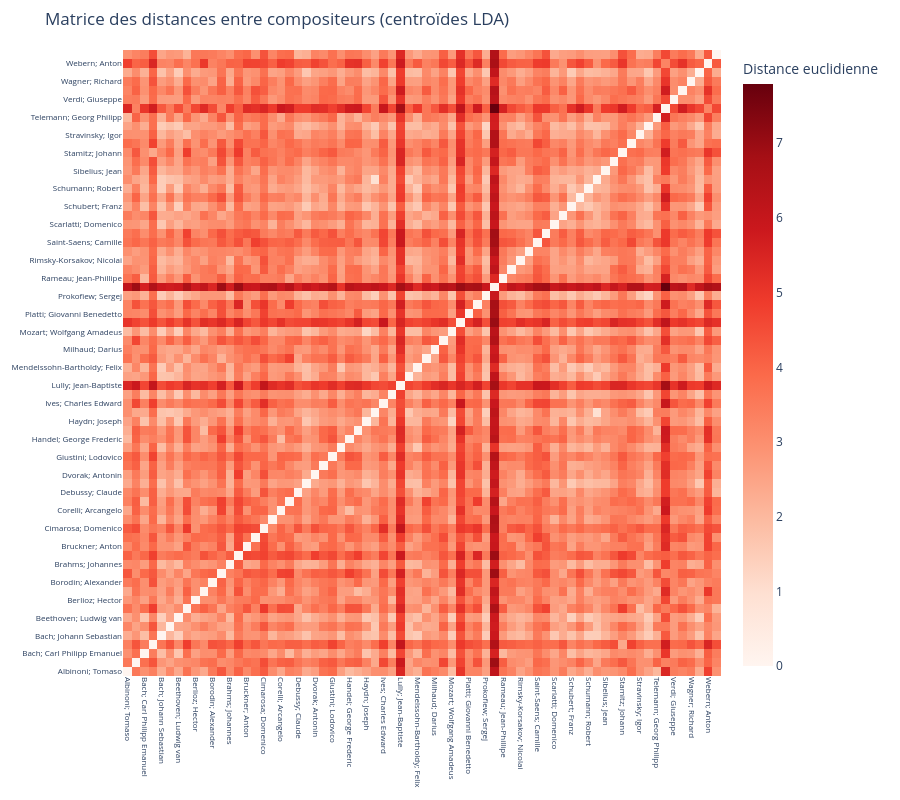

Source (notebook cell):
### Markdown cell above
## Extraction des centroïdes

### Code cell
scaler = StandardScaler()
X_scaled = scaler.fit_transform(X)
le = LabelEncoder()
y_encoded = le.fit_transform(y)
class_names = le.classes_
n_classes = len(class_names)
lda_dim = 9
n_neighbors = 4
n_splits = 5
pca_dim = 100
random_state = 42
pca = PCA(n_components=pca_dim, random_state=random_state)
X_pca = pca.fit_transform(X_scaled)
lda = LinearDiscriminantAnalysis(n_components=dim, solver='eigen', shrinkage='auto')
X_lda = lda.fit_transform(X_pca, y_encoded)
dico_centroids = {}
for cls in range(n_classes):
    composer = class_names[cls]
    class_points = X_lda[y_encoded == cls]
    centroid = class_points.mean(axis=0)
    dico_centroids[composer] = centroid

# Calcul de la matrice des distances euclidiennes entre centroïdes
centroid_matrix = np.vstack([dico_centroids[composer] for composer in class_names])
distance_matrix = pairwise_distances(centroid_matrix, metric='euclidean')


fig = go.Figure(data=go.Heatmap(
    z=distance_matrix,
    x=class_names,
    y=class_names,
    colorscale='Reds',
    colorbar=dict(title='Distance euclidienne'),
    hovertemplate='De %{y}<br>à %{x}<br>Distance: %{z:.2f}<extra></extra>',
))

fig.update_layout(
    title="Matrice des distances entre compositeurs (centroïdes LDA)",
    xaxis=dict(tickangle=90, tickfont=dict(size=8)),
    yaxis=dict(tickfont=dict(size=8)),
    width=900,
    height=800,
    margin=dict(l=100, b=100, t=50, r=50)
)
fig.show()

### Figure 1 — Plotly figure (JSON) as saved in the notebook; plotly's stock layout.template omitted (floating-point values rounded to 4 significant figures; data arrays with more than 128 entries replaced by an {"elided": "..."} marker saying what was removed)
{"data": [{"colorbar": {"title": {"text": "Distance euclidienne"}}, "colorscale": [[0, "rgb(255,245,240)"], [0.125, "rgb(254,224,210)"], [0.25, "rgb(252,187,161)"], [0.375, "rgb(252,146,114)"], [0.5, "rgb(251,106,74)"], [0.625, "rgb(239,59,44)"], [0.75, "rgb(203,24,29)"], [0.875, "rgb(165,15,21)"], [1, "rgb(103,0,13)"]], "hovertemplate": "De %{y}<br>à %{x}<br>Distance: %{z:.2f}<extra></extra>", "type": "heatmap", "x": ["Albinoni; Tomaso", "Antheil; George", "Bach; Carl Philipp Emanuel", "Bach; Johann Christian", "Bach; Johann Sebastian", "Bartok; Bela", "Beethoven; Ludwig van", "Berg; Alban", "Berlioz; Hector", "Boccherini; Luigi Rodolofo", "Borodin; Alexander", "Boulez; Pierre", "Brahms; Johannes", "Britten; Benjamin", "Bruckner; Anton", "Chopin; Frederic", "Cimarosa; Domenico", "Clementi; Muzio", "Corelli; Arcangelo", "Couperin; Francois", "Debussy; Claude", "Dussek; Jan Ladislav", "Dvorak; Antonin", "Faure; Gabriel", "Giustini; Lodovico", "Grieg; Edvard", "Handel; George Frederic", "Haydn; Johann Michael", "Haydn; Joseph", "Hindemith; Paul", "Ives; Charles Edward", "Liszt; Franz", "Lully; Jean-Baptiste", "Mahler; Gustav", "Mendelssohn-Bartholdy; Felix", "Messiaen; Olivier", "Milhaud; Darius", "Mozart; Leopold", "Mozart; Wolfgang Amadeus", "Mussorgsky; Modest", "Platti; Giovanni Benedetto", "Pleyel; Ignace Joseph", "Prokofiew; Sergej", "Purcell; Henry", "Rameau; Jean-Phillipe", "Ravel; Maurice", "Rimsky-Korsakov; Nicolai", "Rossini; Gioacchino", "Saint-Saens; Camille", "Salieri; Antonio", "Scarlatti; Domenico", "Schoenberg; Arnold", "Schubert; Franz", "Schumann; Clara", "Schumann; Robert", "Shostakovich; Dmitri", "Sibelius; Jean", "Smetana; Bedrich", "Stamitz; Johann", "Strauss; Richard", "Stravinsky; Igor", "Tchaikovsky; Peter Iljitsch", "Telemann; Georg Philipp", "Varese; Edgar", "Verdi; Giuseppe", "Vivaldi; Antonio", "Wagner; Richard", "Weber; Carl Maria von", "Webern; Anton", "Weill; Kurt"], "y": ["Albinoni; Tomaso", "Antheil; George", "Bach; Carl Philipp Emanuel", "Bach; Johann Christian", "Bach; Johann Sebastian", "Bartok; Bela", "Beethoven; Ludwig van", "Berg; Alban", "Berlioz; Hector", "Boccherini; Luigi Rodolofo", "Borodin; Alexander", "Boulez; Pierre", "Brahms; Johannes", "Britten; Benjamin", "Bruckner; Anton", "Chopin; Frederic", "Cimarosa; Domenico", "Clementi; Muzio", "Corelli; Arcangelo", "Couperin; Francois", "Debussy; Claude", "Dussek; Jan Ladislav", "Dvorak; Antonin", "Faure; Gabriel", "Giustini; Lodovico", "Grieg; Edvard", "Handel; George Frederic", "Haydn; Johann Michael", "Haydn; Joseph", "Hindemith; Paul", "Ives; Charles Edward", "Liszt; Franz", "Lully; Jean-Baptiste", "Mahler; Gustav", "Mendelssohn-Bartholdy; Felix", "Messiaen; Olivier", "Milhaud; Darius", "Mozart; Leopold", "Mozart; Wolfgang Amadeus", "Mussorgsky; Modest", "Platti; Giovanni Benedetto", "Pleyel; Ignace Joseph", "Prokofiew; Sergej", "Purcell; Henry", "Rameau; Jean-Phillipe", "Ravel; Maurice", "Rimsky-Korsakov; Nicolai", "Rossini; Gioacchino", "Saint-Saens; Camille", "Salieri; Antonio", "Scarlatti; Domenico", "Schoenberg; Arnold", "Schubert; Franz", "Schumann; Clara", "Schumann; Robert", "Shostakovich; Dmitri", "Sibelius; Jean", "Smetana; Bedrich", "Stamitz; Johann", "Strauss; Richard", "Stravinsky; Igor", "Tchaikovsky; Peter Iljitsch", "Telemann; Georg Philipp", "Varese; Edgar", "Verdi; Giuseppe", "Vivaldi; Antonio", "Wagner; Richard", "Weber; Carl Maria von", "Webern; Anton", "Weill; Kurt"], "z": {"elided": "70x70 float values"}}], "layout": {"height": 800, "margin": {"b": 100, "l": 100, "r": 50, "t": 50}, "title": {"text": "Matrice des distances entre compositeurs (centroïdes LDA)"}, "width": 900, "xaxis": {"autorange": true, "range": [-0.5, 69.5], "tickangle": 90, "tickfont": {"size": 8}, "type": "category"}, "yaxis": {"autorange": true, "range": [-0.5, 69.5], "tickfont": {"size": 8}, "type": "category"}}}
